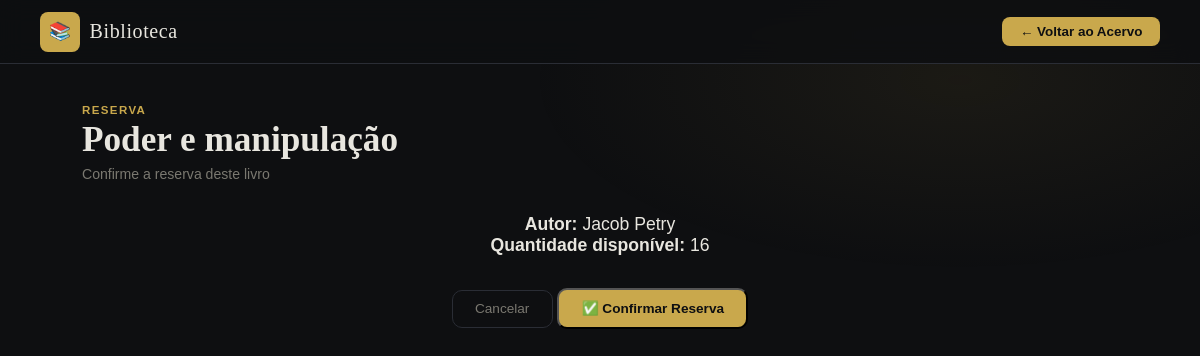
Page /reservar/1/ on the committed database.
### livros/models.py (models this page shows, shortened)
class Livro(models.Model):
    GENEROS = [
        ('ficcao',     'Ficção'),
        ('nao_ficcao', 'Não-ficção'),
        ('romance',    'Romance'),
        ('aventura',   'Aventura'),
        ('ciencia',    'Ciência'),
        ('historia',   'História'),
        ('infantil',   'Infantil'),
        ('outros',     'Outros'),
    ]
    titulo     = models.CharField(max_length=200)
    autor      = models.CharField(max_length=200)
    isbn       = models.CharField(max_length=17, blank=True)
    ano        = models.IntegerField(null=True, blank=True)
    genero     = models.CharField(max_length=20, choices=GENEROS, blank=True)
    quantidade = models.IntegerField(default=1)
    sinopse    = models.TextField(blank=True)
    capa       = models.ImageField(upload_to='capas/', blank=True, null=True)
    cadastrado_em = models.DateTimeField(auto_now_add=True)

### livros/views.py (the view, shortened to what this page needs)
# urls.py: path('reservar/<int:livro_id>/', views.reservar_livro, name='reservar_livro'),
def reservar_livro(request, livro_id):
    livro = get_object_or_404(Livro, id=livro_id)
    return render(request, 'livros/reservar_livro.html', {'livro': livro})

### livros/templates/livros/reservar_livro.html (shortened to what this page needs)
<!DOCTYPE html>
<html lang="pt-BR">
<head>
  {% load static %}
  <link rel="stylesheet" href="{% static 'css/style.css' %}"/>
  <link rel="stylesheet" href="{% static 'css/acervo.css' %}"/>
</head>
<body>
  <nav class="navbar">
    <div class="nav-logo">
      <div class="logo-icon">📚</div>
      <span class="logo-text">Biblioteca</span>
    </div>
    <a href="{% url 'acervo' %}" class="nav-btn">← Voltar ao Acervo</a>
  </nav>
  <main class="main-content">
    <div class="page-header">
      <div>
        <p class="page-label">RESERVA</p>
        <h1 class="page-title">{{ livro.titulo }}</h1>
        <p class="page-sub">Confirme a reserva deste livro</p>
      </div>
    </div>
    <div class="form-card" style="max-width: 600px; margin: 0 auto; text-align: center;">
      <p style="font-size: 1.1rem; margin: 2rem 0;">
        <strong>Autor:</strong> {{ livro.autor }}<br>
        <strong>Quantidade disponível:</strong> {{ livro.quantidade }}
      </p>
      <form method="POST">
        <div class="form-actions">
          <a href="{% url 'acervo' %}" class="btn-outline">Cancelar</a>
          <button type="submit" class="btn-gold">✅ Confirmar Reserva</button>
        </div>
      </form>
    </div>
  </main>
</body>
</html>

### static/css/style.css (style rules this page uses)
*, *::before, *::after { box-sizing: border-box; margin: 0; padding: 0; }
:root { --bg: #0e0f11; --panel: #16181c; --border: #2a2d35; --accent: #c9a84c; --accent2: #e8c96e; --text: #e8e6df; --muted: #7a7870; --error: #e05c5c; --success: #5cba8a; --input-bg: #1d1f25; --radius: 10px; }
body { background: var(--bg); color: var(--text); font-family: 'DM Sans', sans-serif; min-height: 100vh; display: flex; align-items: center; justify-content: center; padding: 2rem 1rem; overflow-x: hidden; }
body::before { content: ''; position: fixed; inset: 0; background: radial-gradient(ellipse 60% 50% at 70% 20%, rgba(201,168,76,0.08) 0%, transparent 60%), radial-gradient(ellipse 50% 40% at 10% 80%, rgba(201,168,76,0.05) 0%, transparent 55%); pointer-events: none; z-index: 0; }
.logo-icon { width: 40px; height: 40px; background: var(--accent); border-radius: 8px; display: flex; align-items: center; justify-content: center; font-size: 1.1rem; }
.logo-text { font-family: 'Playfair Display', serif; font-size: 1.25rem; letter-spacing: 0.03em; color: var(--text); }

### static/css/acervo.css (style rules this page uses)
body { display: block; padding: 0; min-height: 100vh; background: var(--bg); }
body::before { content: ''; position: fixed; inset: 0; background: radial-gradient(ellipse 60% 40% at 80% 10%, rgba(201,168,76,0.07) 0%, transparent 60%), radial-gradient(ellipse 40% 50% at 5% 90%, rgba(201,168,76,0.04) 0%, transparent 55%); pointer-events: none; z-index: 0; }
.navbar { position: sticky; top: 0; z-index: 100; display: flex; align-items: center; justify-content: space-between; padding: 0 2.5rem; height: 64px; background: rgba(14,15,17,0.85); backdrop-filter: blur(12px); border-bottom: 1px solid var(--border); animation: fadeDown 0.5s ease both; }
.nav-logo { display: flex; align-items: center; gap: 0.6rem; text-decoration: none; }
.nav-btn { padding: 0.45rem 1.1rem; background: var(--accent); color: #0e0f11; font-size: 0.84rem; font-weight: 700; border-radius: 8px; text-decoration: none; transition: all 0.2s; }
.main-content { position: relative; z-index: 1; max-width: 1100px; margin: 0 auto; padding: 2.5rem 2rem 4rem; animation: fadeUp 0.6s ease both; }
.page-header { display: flex; align-items: flex-start; justify-content: space-between; margin-bottom: 2rem; gap: 1rem; flex-wrap: wrap; }
.page-label { font-size: 0.72rem; font-weight: 600; letter-spacing: 0.12em; color: var(--accent); margin-bottom: 0.3rem; }
.page-title { font-family: 'Playfair Display', serif; font-size: 2.2rem; font-weight: 900; color: var(--text); line-height: 1.1; }
.page-sub { font-size: 0.88rem; color: var(--muted); margin-top: 0.4rem; }
.btn-gold { display: inline-flex; align-items: center; gap: 0.4rem; padding: 0.65rem 1.4rem; background: var(--accent); color: #0e0f11; font-family: 'DM Sans', sans-serif; font-size: 0.85rem; font-weight: 700; border-radius: 10px; text-decoration: none; transition: all 0.2s; white-space: nowrap; }
.btn-outline { display: inline-flex; align-items: center; padding: 0.65rem 1.4rem; border: 1px solid var(--border); color: var(--muted); font-size: 0.85rem; font-weight: 500; border-radius: 10px; text-decoration: none; transition: all 0.2s; white-space: nowrap; }

### rows in the picture
Livro: titulo "Poder e manipulação", autor "Jacob Petry", quantidade "16"
